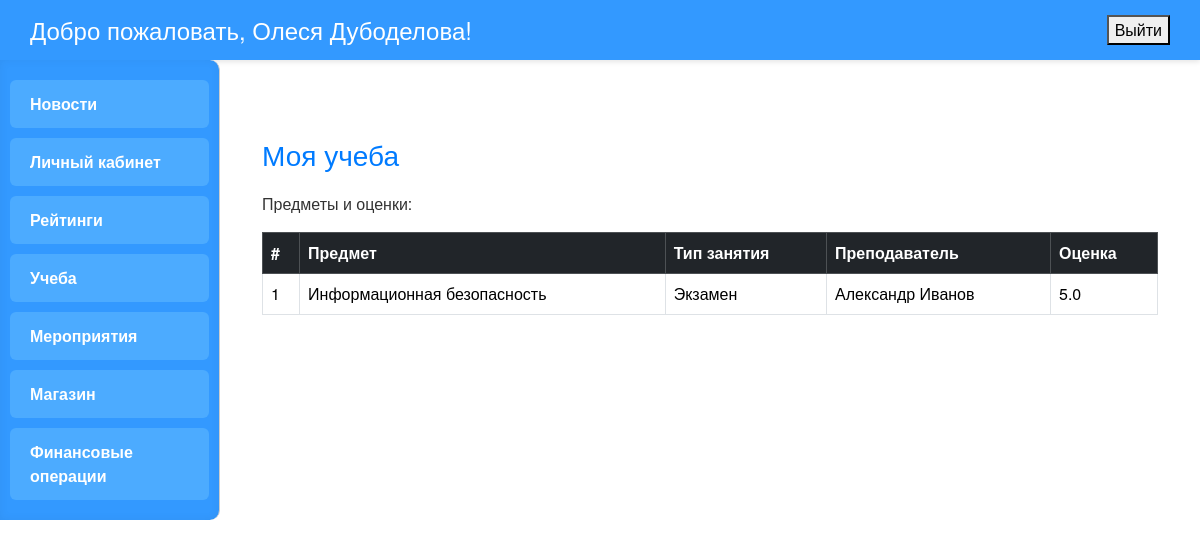
The app's page /study/ (signed in), older data.
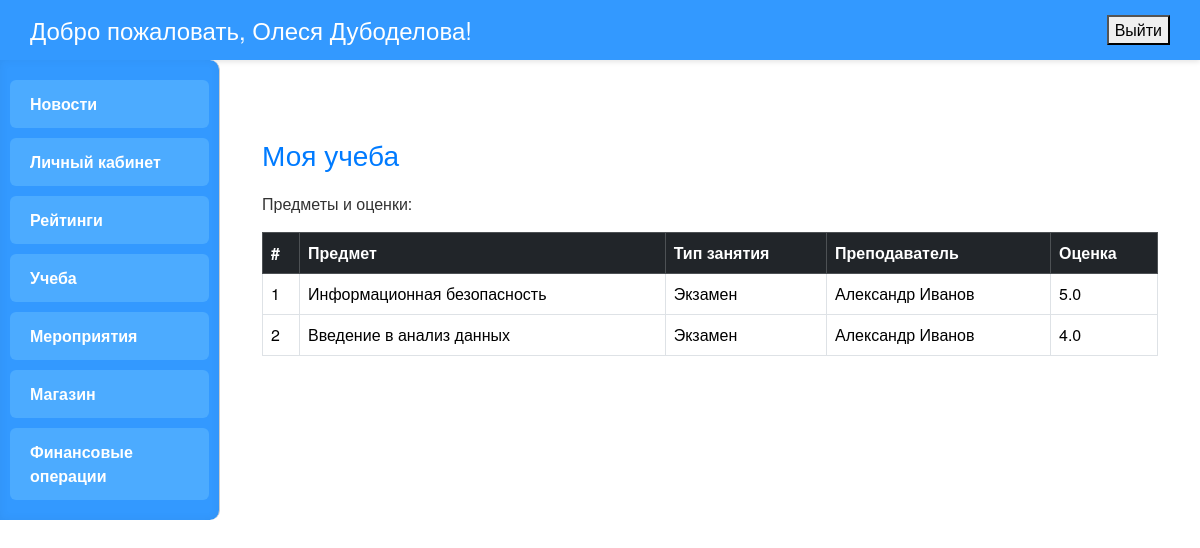
The same page, newer data.
### main/models.py (models this page shows, shortened)
class Subjects(models.Model):
    subject_id = models.AutoField(primary_key=True)
    subject_name = models.CharField(max_length=100, verbose_name='Название предмета')
    teacher_id = models.ForeignKey(User, on_delete=models.CASCADE, related_name='subjects_taught', verbose_name='Преподаватель')
    semestr_id = models.IntegerField(verbose_name='Семестр')
    group_id = models.ForeignKey('Groups', on_delete=models.CASCADE, related_name='subjects', verbose_name='Группа')
    subject_type = models.CharField(max_length=50, verbose_name='Тип предмета')

class Grades(models.Model):
    grades_id = models.AutoField(primary_key=True)
    grade = models.FloatField(verbose_name='Оценка')
    subject_id = models.ForeignKey(Subjects, on_delete=models.CASCADE, related_name='grades', verbose_name='Предмет')
    student_id = models.ForeignKey(User, on_delete=models.CASCADE, related_name='student_grades', verbose_name='Студент')

### main/views.py (the view)
# urls.py: path('study/', views.study, name='study'),
@login_required
def study(request):
    profile = request.user.profile
    if profile.role != 'ST':
        return render(request, 'curricular/study.html', {
            'error': "Доступ только для студентов"
        })
    grades = Grades.objects.filter(student_id=request.user).select_related('subject_id')
    subjects_with_grades = []
    for grade in grades:
        subjects_with_grades.append({
            'subject_name': grade.subject_id.subject_name,
            'grade': grade.grade,
            'subject_type': grade.subject_id.subject_type,
            'teacher': grade.subject_id.teacher_id.get_full_name(),
        })
    return render(request, 'curricular/study.html', {
        'subjects_with_grades': subjects_with_grades
    })

### main/templates/curricular/study.html (shortened to what this page needs)
{% extends "main/base.html" %}
{% block content %}
<div class="container mt-5">
    <h2>Моя учеба</h2>
    <p>Предметы и оценки:</p>
    {% if error %}
        <div class="alert alert-danger">{{ error }}</div>
    {% else %}
        {% if subjects_with_grades %}
            <table class="table table-bordered table-hover">
                <thead class="table-dark">
                    <tr>
                        <th>#</th>
                        <th>Предмет</th>
                        <th>Тип занятия</th>
                        <th>Преподаватель</th>
                        <th>Оценка</th>
                    </tr>
                </thead>
                <tbody>
                    {% for item in subjects_with_grades %}
                        <tr>
                            <td>{{ forloop.counter }}</td>
                            <td>{{ item.subject_name }}</td>
                            <td>{{ item.subject_type }}</td>
                            <td>{{ item.teacher }}</td>
                            <td>{{ item.grade }}</td>
                        </tr>
                    {% endfor %}
                </tbody>
            </table>
        {% else %}
            <div class="alert alert-info">Нет оценок</div>
        {% endif %}
    {% endif %}
</div>
{% endblock %}

Row changes from the older to the newer data that the page shows:
added Subjects: subject_name "Введение в анализ данных", subject_type "Экзамен"
added Grades: grade "4.0"
Text that changed along with them:
new list line: "2 Александр Иванов"
